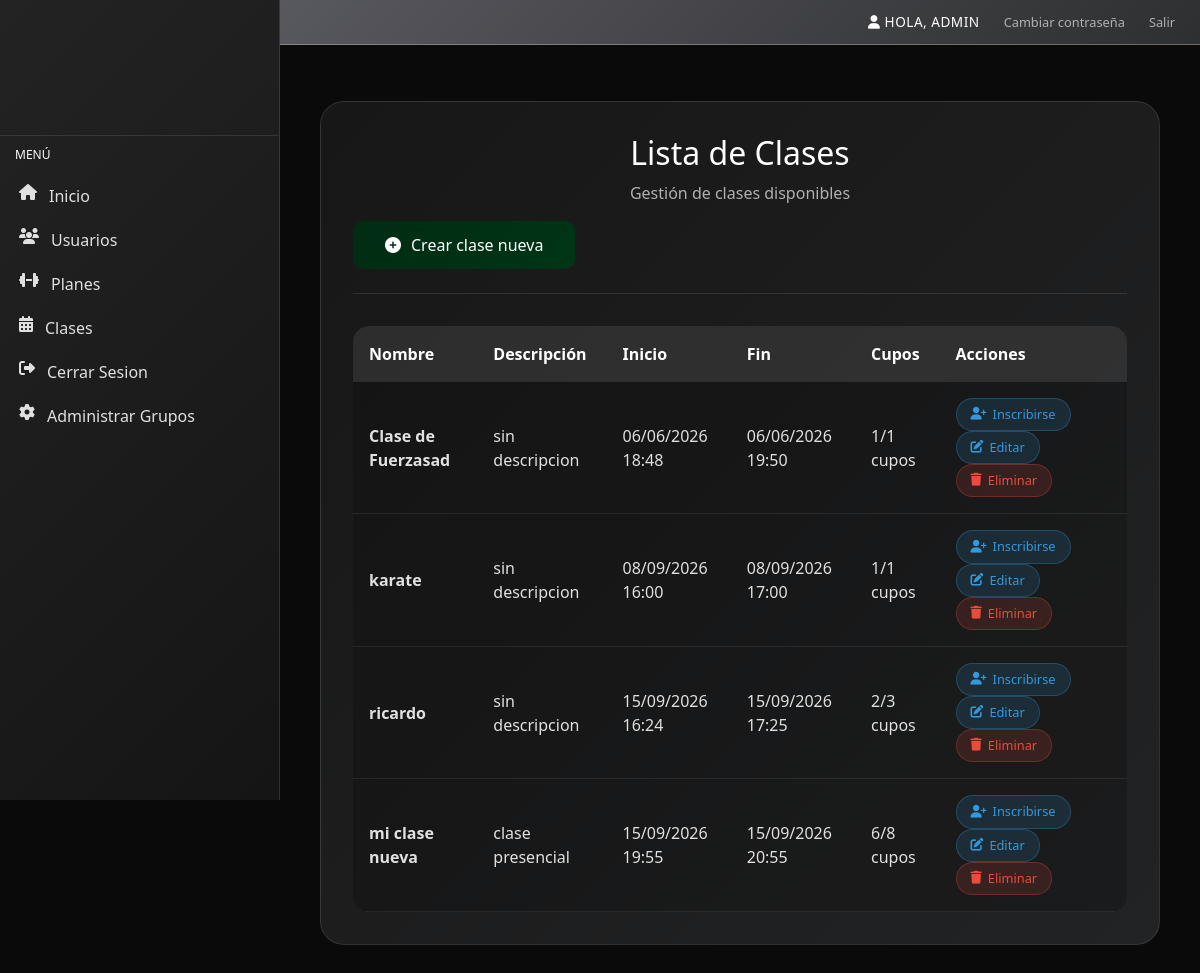
The page /list-class/ (signed in) on the database its author committed.
### classes/models.py (models this page shows, shortened)
class Course(models.Model):
    name = models.CharField(max_length= 50,
        validators=[MinLengthValidator(5,"El nombre de la clase debe tener almenos 5 caracteres"),
        MaxLengthValidator(30,"el nombre de la clase no debe superar los 30 caracteres")])
    description = models.CharField(default="sin descripcion",
        validators=[MinLengthValidator(5, "la descripcion debe tener al menos 5 caracteres"),
        MaxLengthValidator(150, "la descripcion debe tener como maximo 150 caracteres")])
    teacher = models.ForeignKey(settings.AUTH_USER_MODEL, on_delete=models.CASCADE)
    created_at = models.DateTimeField(auto_now_add=True)
    updated_at = models.DateTimeField(auto_now=True)
    starts_at = models.DateTimeField()
    ends_at = models.DateTimeField()
    max_capacity = models.IntegerField(default=1,
        validators=[MinValueValidator(1, "la capacidad maxima de alumnos debe ser al menos 1")])

### classes/views.py (the view)
# urls.py: path("list-class/", list_class, name="list_class"),
@login_required
@permission_required(["classes.view_course"],login_url="/error_403")
def list_class(request):
    if request.method == "GET":
        courses = Course.objects.all()
        for course in courses:
            inscriptions = Inscription.objects.filter(course = course)
            free_spots = course.max_capacity - inscriptions.count()
            course.free_spots = free_spots
            if free_spots > 0:
                course.has_spots = True
            else:
                course.has_spots = False
        return render(request, "list_class.html",{"courses": courses})

### classes/templates/list_class.html
{% extends "base.html" %}
{% block content %}
<div class="container-main">
    <div class="plans-module">
        <div class="module-header">
            <h2>Lista de Clases</h2>
            <p>Gestión de clases disponibles</p>
            <div class="create-plan-section">
                <div style="text-align: left;">
                    <a href="{% url 'create_class' %}" class="btn-create-plan">
                        <i class="fas fa-plus-circle"></i> Crear clase nueva
                    </a>
                </div>
            </div>
        </div>
        <div class="plans-table-container">
            <table class="plans-table">
                <thead>
                    <tr>
                        <th>Nombre</th>
                        <th>Descripción</th>
                        <th>Inicio</th>
                        <th>Fin</th>
                        <th>Cupos</th>
                        <th>Acciones</th>
                    </tr>
                </thead>
                <tbody>
                    {% for course in courses %}
                    <tr>
                        <td data-label="Nombre" class="plan-name-cell">
                            {{ course.name }}
                        </td>
                        <td data-label="Descripción">
                            {{ course.description }}
                        </td>
                        <td data-label="Inicio">
                            {{ course.starts_at|date:"d/m/Y H:i" }}
                        </td>
                        <td data-label="Fin">
                            {{ course.ends_at|date:"d/m/Y H:i" }}
                        </td>
                        <td data-label="Cupos">
                            {{ course.free_spots }}/{{ course.max_capacity }} cupos
                        </td>
                        <td data-label="Acciones" class="plan-actions-cell">
                            {% if course.has_spots %}
                            <a href="{% url 'inscription_question' course.id %}" class="action-btn edit-btn">
                                <i class="fas fa-user-plus"></i> Inscribirse
                            </a>
                            {% endif %}
                            <a href="{% url 'edit_class' course.id %}" class="action-btn edit-btn">
                                <i class="fas fa-edit"></i> Editar
                            </a>
                            <a href="{% url 'delete_class' course.id %}" class="action-btn delete-btn">
                                <i class="fas fa-trash"></i> Eliminar
                            </a>
                        </td>
                    </tr>
                    {% empty %}
                    <tr>
                        <td colspan="6" class="empty-row">
                            <i class="fas fa-info-circle"></i> No hay clases para mostrar
                        </td>
                    </tr>
                    {% endfor %}
                </tbody>
            </table>
        </div>
    </div>
</div>
{% endblock content %}

### crud_auth/templates/base.html (shortened to what this page needs)
{% load static %}
<!DOCTYPE html>
<html lang="es">
<head>
    <link href="https://cdn.jsdelivr.net/npm/bootstrap@5.3.2/dist/css/bootstrap.min.css" rel="stylesheet">
    <link rel="stylesheet" href="https://cdnjs.cloudflare.com/ajax/libs/font-awesome/6.5.1/css/all.min.css">
    <link rel="stylesheet" href="/static/style/style.css">
    <link rel="stylesheet" href="https://cdnjs.cloudflare.com/ajax/libs/noty/3.1.4/noty.css">
    <link rel="stylesheet" href="{% static 'style/responsive-fix.css' %}">
</head>
<body>
    <div class="admin-layout">
        <aside class="sidebar">
            <div class="sidebar-logo">
                <h2><i class="fas fa-dumbbell"></i> Deimos Gym</h2>
            </div>
            <nav class="sidebar-nav">
                <div class="sidebar-section">
                    <div class="sidebar-section-title">MENÚ</div>
                    <ul class="sidebar-menu">
                        <li><a href="/home"><i class="fas fa-home"></i> Inicio</a></li>
                        <li><a href="{% url 'list_accounts' %}"><i class="fas fa-users"></i> Usuarios</a></li>
                        <li><a href="{% url 'list_plans' %}"><i class="fas fa-dumbbell"></i> Planes</a></li>
                        <li><a href="{% url 'list_class' %}"><i class="fas fa-calendar-alt"></i> Clases</a></li>
                        <li><a href="{% url 'logout' %}"><i class="fas fa-sign-out-alt"></i> Cerrar Sesion</a></li>
                        {% if request.user.is_superuser %}
                        <li><a href="{% url 'accounts_admin_home' %}"><i class="fas fa-cog"></i> Administrar Grupos</a></li>
                        {% endif %}
                    </ul>
                </div>
            </nav>
        </aside>
        <div class="main-content">
            <nav class="top-navbar">
                <div class="user-tools">
                    <span><i class="fas fa-user"></i> HOLA, {{ user.username|upper }}</span>
                    <a href="{% url 'password_reset' %}"> Cambiar contraseña </a>
                    <a href="{% url 'logout' %}">Salir</a>
                </div>
            </nav>
            <div class="content-container">
                {% block content %}{% endblock %}
            </div>
        </div>
</body>
</html>

### staticfiles/style/style.css (style rules this page uses)
* { margin: 0; padding: 0; box-sizing: border-box; }
body { background-color: #0a0a0a; color: #ffffff; min-height: 100vh; font-family: 'Segoe UI', Tahoma, Geneva, Verdana, sans-serif; display: flex; flex-direction: column; margin: 0; }
.container-main { max-width: 1200px; margin: 0 auto; padding: 20px; width: 100%; }
.plans-module { background: linear-gradient(135deg, #171718 0%, #222324 100%); border-radius: 24px; padding: 2rem; margin: 1rem 0; border: 1px solid rgba(255, 255, 255, 0.1); }
.module-header { text-align: center; margin-bottom: 2rem; }
.module-header h2 { color: #fdfdfd; background: linear-gradient(135deg, #ffffff, #fdfdfd); -webkit-background-clip: text; background-clip: text; color: transparent; font-size: 2rem; margin-bottom: 0.5rem; }
.module-header p { color: #b0b0b0; font-size: 1rem; }
.create-plan-section { text-align: center; margin-bottom: 2rem; padding-bottom: 1.5rem; border-bottom: 1px solid rgba(255, 255, 255, 0.1); }
.btn-create-plan { background: linear-gradient(135deg, #002c13, #003516); color: white !important; padding: 12px 32px; border-radius: 10px; text-decoration: none; font-weight: 500; font-size: 1rem; display: inline-flex; align-items: center; gap: 10px; transition: all 0.3s ease; }
.plans-table-container { background: rgba(0, 0, 0, 0.2); border-radius: 16px; overflow-x: auto; }
.plans-table { width: 100%; border-collapse: collapse; }
.plans-table thead tr { background: rgba(190, 189, 188, 0.15); border-bottom: 2px solid fdfdfd; }
.plans-table th { text-align: left; padding: 1rem; color: fdfdfd; }
.plans-table tbody tr { border-bottom: 1px solid rgba(255, 255, 255, 0.08); }
.plans-table td { padding: 1rem; color: #e0e0e0; }
.plan-name-cell { font-weight: 600; color: #f7f3f3; }
.action-btn { display: inline-flex; align-items: center; gap: 6px; padding: 6px 14px; border-radius: 20px; text-decoration: none; font-size: 0.8rem; margin-right: 8px; }
.edit-btn { background: rgba(52, 152, 219, 0.15); color: #3498db !important; border: 1px solid rgba(52, 152, 219, 0.3); }
.delete-btn { background: rgba(231, 76, 60, 0.15); color: #e74c3c !important; border: 1px solid rgba(231, 76, 60, 0.3); }
.admin-layout { display: flex; min-height: 100vh; }
.sidebar { width: 280px; background: linear-gradient(135deg, #232324 0%, #151516 100%); border-right: 1px solid rgba(255,255,255,0.1); position: fixed; height: 100vh; overflow-y: auto; }
.sidebar-logo { color: #fdfdfd; padding: 25px 20px; border-bottom: 1px solid rgba(255,255,255,0.1); text-align: center; }
.sidebar-logo h2 { background: linear-gradient(#fdfdfd); -webkit-background-clip: text; background-clip: text; color: transparent; }
.sidebar-section-title { color: #fdfdfd; font-size: 0.75rem; text-transform: uppercase; padding: 10px 15px; }
.sidebar-menu { list-style: none; padding-left: 0; }
.sidebar-menu a { display: flex; padding: 10px 15px; color: #e0e0e0; text-decoration: none; gap: 12px; border-left: 4px solid transparent; transition: all 0.3s ease; }
.main-content { flex: 1; margin-left: 280px; }
.top-navbar { background: linear-gradient(135deg, #58585f 0%, #2e2f30 100%); padding: 12px 25px; display: flex; justify-content: space-between; border-bottom: 1px solid rgba(250, 235, 210, 0.3); }
.content-container { padding: 25px 30px; }
.user-tools span, .breadcrumbs a { color: white; text-decoration: none; }
.user-tools { display: flex; align-items: center; gap: 1.5rem; }
.user-tools span { color: #ffffff; font-size: 0.85rem; font-weight: 500; letter-spacing: 0.5px; }
.user-tools a { color: #b0b0b0; text-decoration: none; font-size: 0.8rem; transition: all 0.3s ease; }

### staticfiles/style/responsive-fix.css (style rules this page uses)
@media (min-width: 992px) { .container-main, .content-container { max-width: 1200px !important; margin: 0 auto !important; padding: 20px !important; } }
body { overflow-x: hidden !important; }

### rows shown on the page
Course: name "Clase de Fuerzasad", description "sin descripcion", starts_at "06/06/2026 18:48", ends_at "06/06/2026 19:50", free_spots "1", max_capacity "1", shows "Inscribirse"
Course: name "karate", description "sin descripcion", starts_at "08/09/2026 16:00", ends_at "08/09/2026 17:00", free_spots "1", max_capacity "1", shows "Inscribirse"
Course: name "ricardo", description "sin descripcion", starts_at "15/09/2026 16:24", ends_at "15/09/2026 17:25", free_spots "2", max_capacity "3", shows "Inscribirse"
Course: name "mi clase nueva", description "clase presencial", starts_at "15/09/2026 19:55", ends_at "15/09/2026 20:55", free_spots "6", max_capacity "8", shows "Inscribirse"

### other values the page prints
{{ user.username|upper }} "ADMIN"
